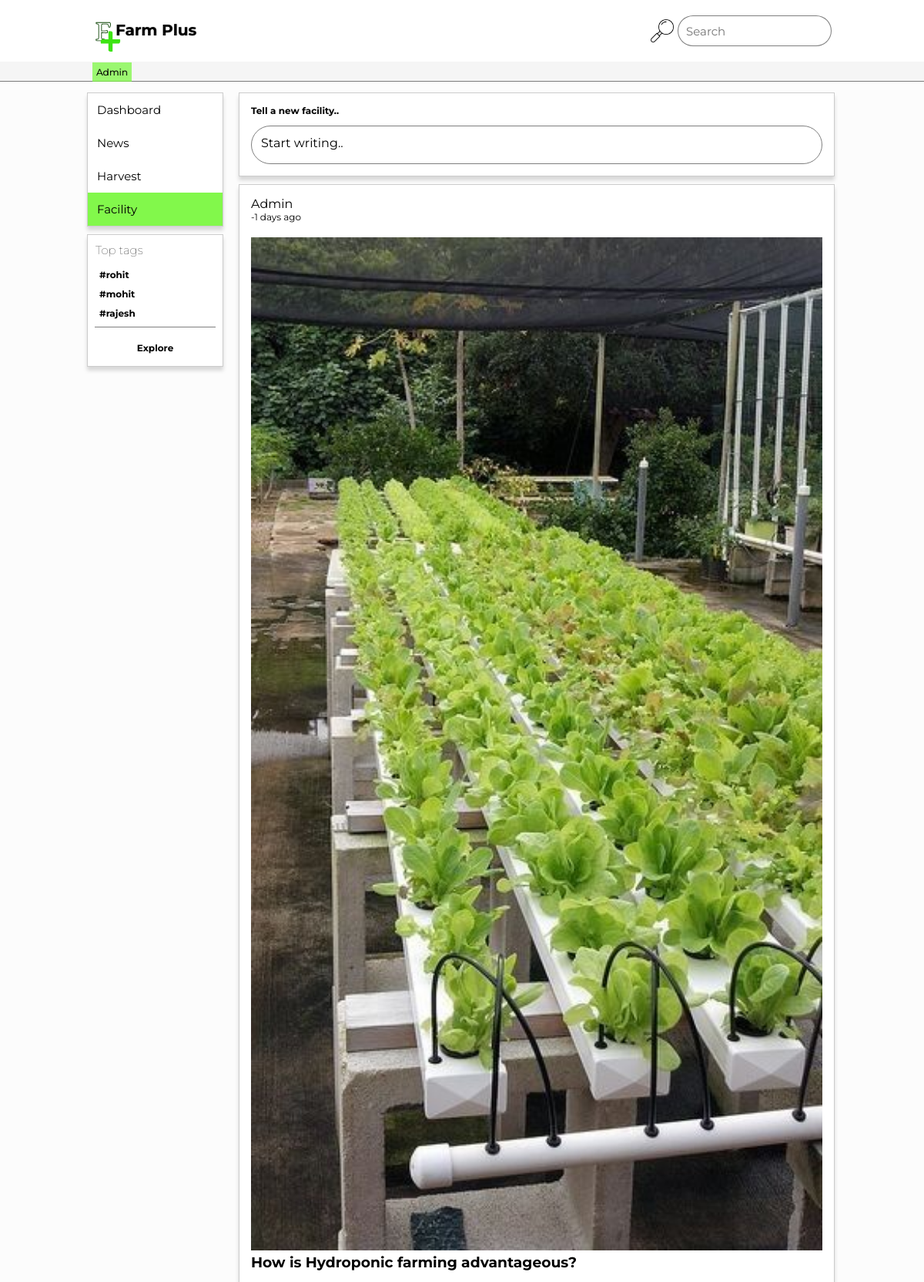
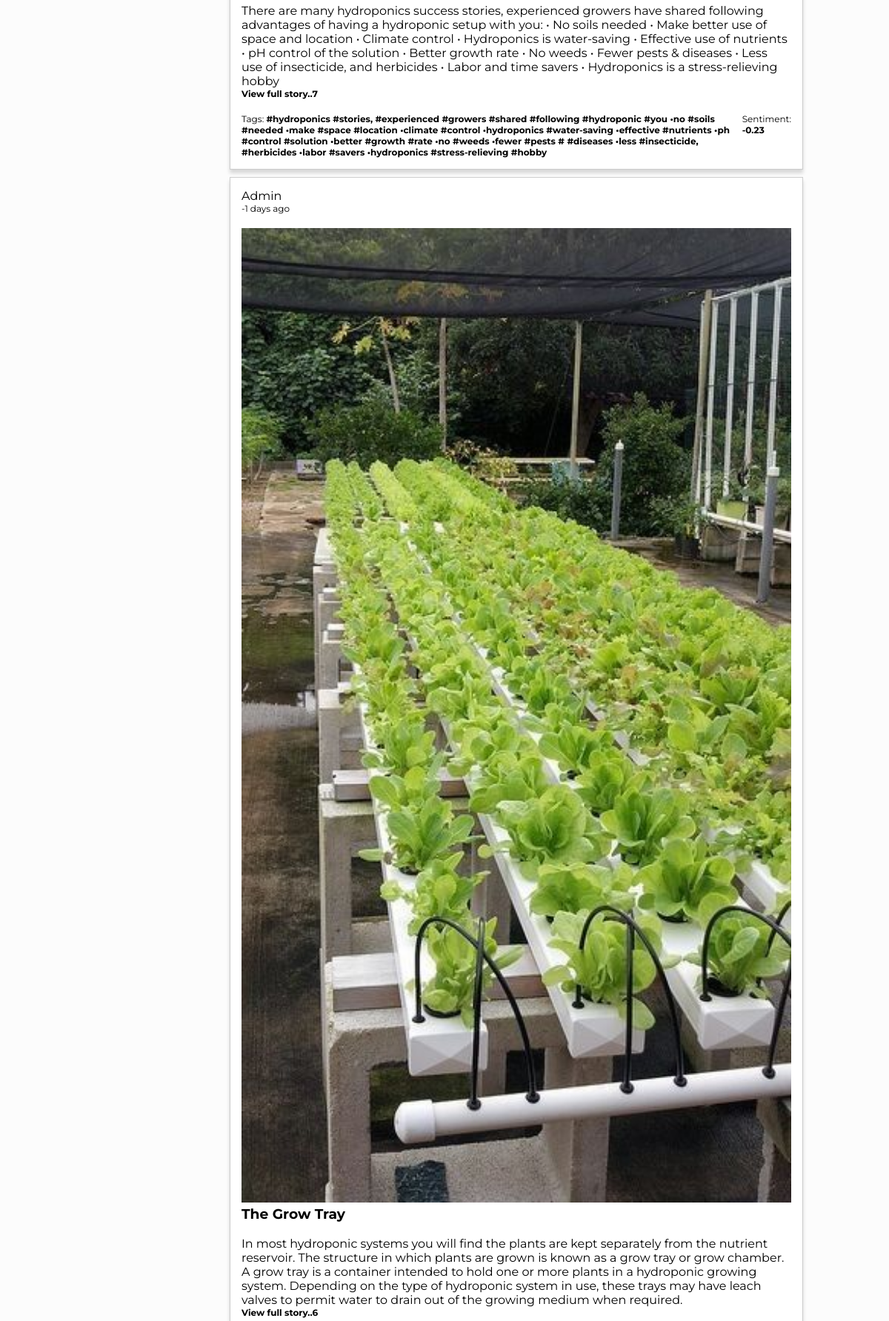
The app's page /afacilities (upper part) with its own data (2 pictures, top to bottom).
### __init__.py (models this page shows, shortened)
class Facility(db.Model):
    id=db.Column('facid',db.Integer,primary_key=True)
    img=db.Column('facimg',db.String(100),nullable=True)
    title=db.Column('factitle',db.String(150),nullable=False)
    content=db.Column('facontent',db.String(1000),nullable=False)
    time=db.Column('factime',db.String(50),nullable=False)
    tag=db.Column('factag',db.String(100),nullable=True)

### __init__.py (the view, shortened to what this page needs)
@app.route('/afacilities',methods=['GET','POST'])
def afacilities():
    img=None
    facs=Facility.query.all()
    revfacs=facs[::-1]
    time_list=getTimeList(revfacs)
    return render_template('afacilities.html',facilities=revfacs,time_list=time_list)

### __init__.py (called while the page is built)
def getTimeList(revstories):
    time_list=[]
    U=[' days',' months',' years',' hours',' minutes',' seconds']
    for story in revstories:
        pasttime=story.time
        ctime=datetime.now().strftime("%d-%m-%y-%H-%M-%S")
        t1=[int(x) for x in pasttime.split('-')]
        t2=[int(x) for x in ctime.split('-')]
        for i in range(6):
            if not t1[i]==t2[i]:
                time_list.append(str(t2[i]-t1[i])+U[i]+' ago')
                break
            if i==5:
                time_list.append('Just now')
    return time_list

### templates/afacilities.html (shortened to what this page needs)
{% extends 'admin.html' %}
{% block dashboard %}
<div class="card">
    <ul>
        <li><a href="/adash">Dashboard</a></li>
        <li><a href="/anews">News</a></li>
        <li><a href="/aharvest">Harvest</a></li>
        <li><a class="active" href="/afacilities">Facility</a></li>
    </ul>
</div>
{% endblock %}
{% block right %}
<div class="rightcontainer">
    <div class="card">
        <div><span>Tell a new facility..</span></div>
        <a id="newStory" href="#">Start writing..</a>
    </div>
    {% if facilities and time_list %}
    {% for n,t in facilities|zip(time_list) %}
    <div class="card">
        Admin <div>{{t}}</div><br>
        {% if n.img %}
        <img id="storyImg" src="{{ url_for('static',filename='uploads/'+n.img) }}" alt="">
        {% endif %}
        <br>
        <h3>{{n.title}}</h3>
        <br>
        {{n.content}}<br>
        <div onclick="viewFullStory()" id="fullStory"><span>View full story..{{n.id}}</span></div>
        <br>
        <div class="cardsentiment">
            <div>
                {% if n.tag %}
                Tags:
                <span id="tag">{{n.tag}}</span>
                {% else %}
                All stopwords
                {% endif %}
            </div>
            <div>
                Sentiment:
                <span id="sentival">-0.23</span>
            </div>
        </div>
    </div>
    {% endfor %}
    {% endif %}
</div>
{% endblock %}

### static/styles/inapp4.css (style rules this page uses)
* { margin: 0; padding:0; box-sizing: border-box; font-family: 'Montserrat', sans-serif; cursor: default; }
body { background-color: rgba(230,230,230,.1); display: flex; }
.card { background-color: white; border: 1px solid; min-height: fit-content; overflow: hidden; border-color: rgba(0,0,0,0.2); box-shadow: 0 5px 5px rgba(0,0,0,0.15); }
.leftcontainer .card { width: 59%; margin-right: 10px; margin-bottom: 10px; }
.leftcontainer .card ul li { list-style: none; display: flex; width: 100%; }
.leftcontainer .card ul li a { color: black; text-decoration: none; width: 100%; padding: 12px; font-size: 15px; cursor: pointer; }
.leftcontainer .card ul li .active { background-color: rgba(117, 248, 56,.9); }
.rightcontainer { margin-top: 15vh; min-height: fit-content; display: flex; width: 75%; flex-direction: column; align-items: flex-start; }
.rightcontainer .card { width: 86%; margin-left: 10px; padding-top: 25px; padding-bottom: 10px; margin-bottom: 10px; padding: 15px; }
.rightcontainer .card div { font-size: 12px; }
.rightcontainer .card span { font-weight: bolder; }
.rightcontainer .card .cardsentiment { display: flex; justify-content: space-between; width: 100%; }
.rightcontainer .card #newStory { width: 100%; height: 50px; border: 1px solid rgba(0,0,0,0.5); border-radius: 25px; text-decoration: none; color: black; display: flex; padding: 12px; cursor: pointer; margin-top: 12px; }
.rightcontainer .card #fullStory span { cursor: pointer; }
.rightcontainer .card #storyImg { width: 100%; }

### records on screen
Facility: t "-1 days ago", facimg (picture), title "How is Hydroponic farming advantageous?", content "There are many hydroponics success stories, experienced growers have shared following advantages of having a hydroponic setup with you: • No soils needed • Make better use of space and location • Climate control • Hydroponics is water-saving • Effective use of nutrients • pH control of the solution • Better growth rate • No weeds • Fewer pests & diseases • Less use of insecticide, and herbicides • Labor and time savers • Hydroponics is a stress-relieving hobby", id "7", tag "#hydroponics #stories, #experienced #growers #shared #following #hydroponic #you •no #soils #needed •make #space #location •climate #control •hydroponics #water-saving •effective #nutrients •ph #control #solution •better #growth #rate •no #weeds •fewer #pests # #diseases •less #insecticide, #herbicides •labor #savers •hydroponics #stress-relieving #hobby"
Facility: t "-1 days ago", facimg (picture), title "The Grow Tray", content "In most hydroponic systems you will find the plants are kept separately from the nutrient reservoir. The structure in which plants are grown is known as a grow tray or grow chamber. A grow tray is a container intended to hold one or more plants in a hydroponic growing system. Depending on the type of hydroponic system in use, these trays may have leach valves to permit water to drain out of the growing medium when required.", id "6"
